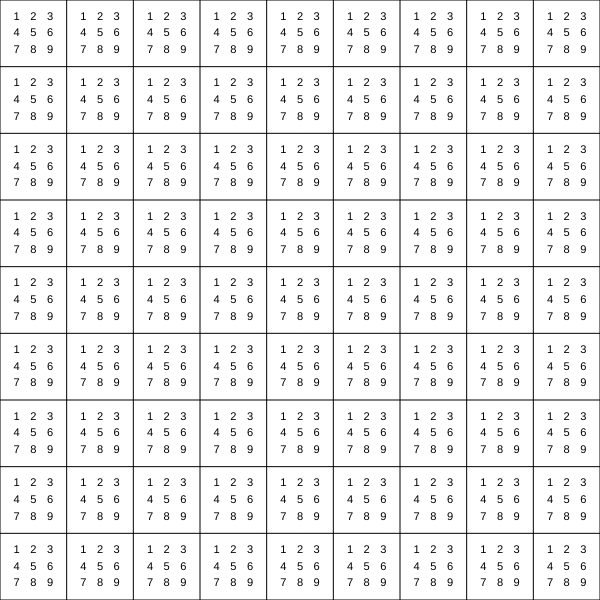
Frame 1 (no input)
Frame 60 (no input): identical to frame 1, image omitted
Frame 120 (the mouse pressed at the canvas centre since frame 60): identical to frame 1, image omitted

The p5.js sketch that drew this single still picture (run headless with seeded random() and noise() and a simulated clock; from frame 60 on, the mouse is pressed at the canvas centre):

// p5.js sketch
// ── sketch.js
const size = 600;
const cellSize = size / 9;
function setup() {
  // put setup code here
  createCanvas(size, size);
}

let sudoku = [];
let notes = [];
for(let i = 0; i < 9; i++) {
  notes[i] = [];
  for(let j = 0; j < 9; j++) {
    notes[i][j] = [1,2,3,4,5,6,7,8,9];
  }
}

for(let i = 0; i < 9; i++) {
  sudoku[i] = [];
  for(let j = 0; j < 9; j++) {
    sudoku[i][j] = 0;
  }
}


function draw() {
  // put drawing code here
  background(255);
  for (let i = 0; i < 9; i++) {
    line(i * cellSize, 0, i * cellSize, size);
    line(0, i * cellSize, size, i * cellSize);
  }
  line(0, size, size, size);
  line(size, 0, size, size);
  drawSudoku();
}

function drawSudoku() {
  textAlign(CENTER, CENTER);
  for(let i = 0; i < 9; i++) {
    for(let j = 0; j < 9; j++) {
      if(sudoku[i][j] != 0) {
        fill(0);
        textSize(cellSize);
        text(sudoku[i][j], i * cellSize + cellSize / 2, j * cellSize + cellSize / 2);
      }
      else {
        fill(0);
        let sect = cellSize/4;
        textSize(cellSize/6);
        for(let k = 0; k < notes[i][j].length; k++) {
          let note = notes[i][j][k];
          let note_y = Math.floor((note-1)/3) * sect + sect;
          let note_x = (note-1)%3 * sect + sect;
          // console.log(note, note_x, note_y)
          text(notes[i][j][k], i * cellSize + note_x, j * cellSize + note_y);
        }
      }
    }
  }
}

function mouseClicked() {
  ellipse(mouseX, mouseY, 5, 5);
  return false;
}
